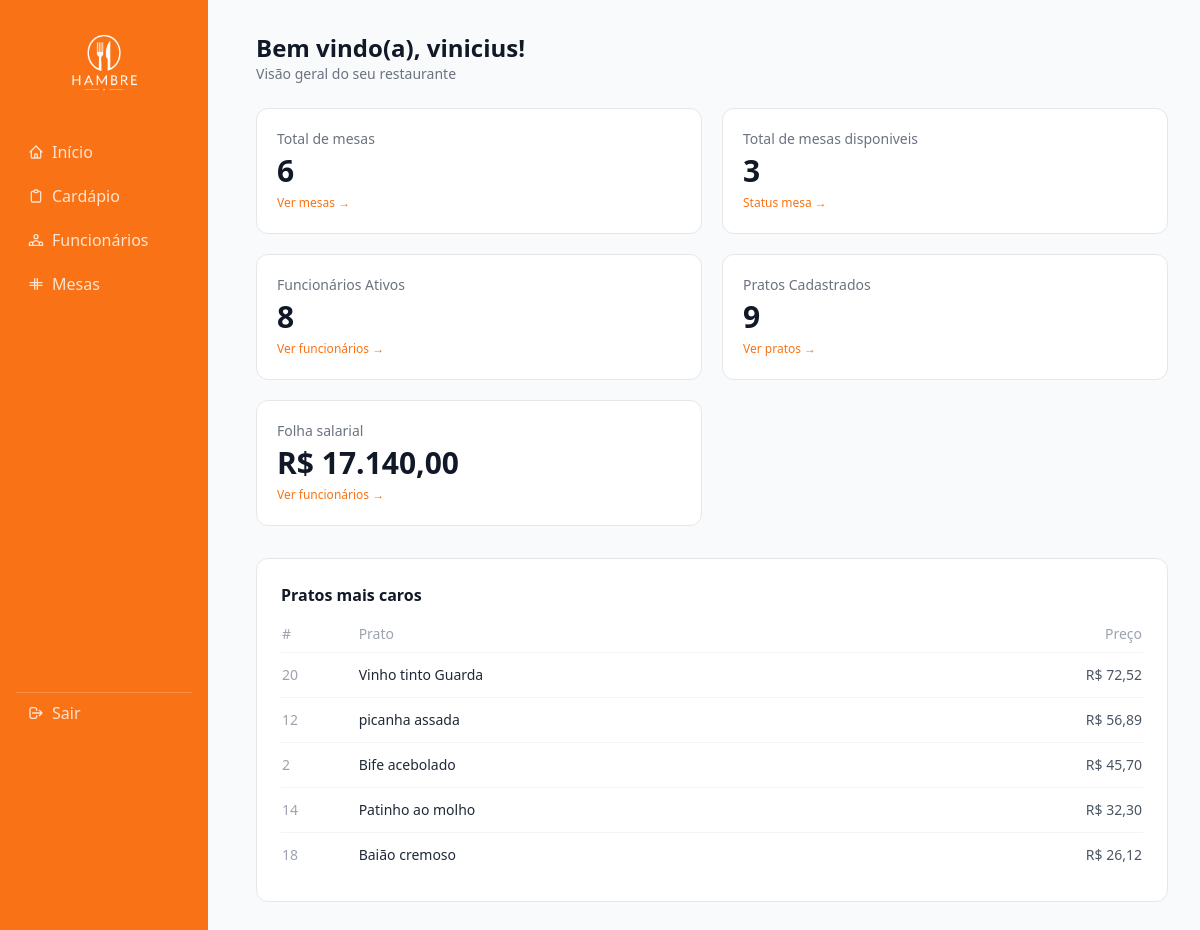
Screenshot of /index.php (signed in) with the database file from the repository.
### tables this page shows
CREATE TABLE `cardapio` (
  `id` int NOT NULL,
  `nome` varchar(100) DEFAULT NULL,
  `descricao` text,
  `categoria` varchar(100) NOT NULL,
  `preco` decimal(10,2) DEFAULT NULL
);

### mesas/funcoes.php (called while the page is built, shortened)
<?php
function listarMesas($con) {
    $stmt = $con->prepare("SELECT * FROM mesas");
    $stmt->execute();
    return $stmt->fetchAll(PDO::FETCH_OBJ);
}
?>

### funcionarios/funcoes.php (called while the page is built, shortened)
<?php
function listarFuncionarios($con) {
    $stmt = $con->prepare("SELECT * FROM funcionarios");
    $stmt->execute();
    return $stmt->fetchAll(PDO::FETCH_OBJ);
}
?>

### cardapio/funcoes.php (called while the page is built, shortened)
<?php
function listarPratos($con) {
    $stmt = $con->query("SELECT * FROM cardapio");
    return $stmt->fetchAll(PDO::FETCH_OBJ);
}
?>

### index.php (the view, shortened to what this page needs)
<?php
require_once "conexao.php";
require_once "cardapio/funcoes.php";
require_once "mesas/funcoes.php";
require_once "funcionarios/funcoes.php";
$totalPratos = count(listarPratos($con));
$totalFuncionarios = count(listarFuncionarios($con));
$totalMesas = count(listarMesas($con));
$mesasDisponiveis = 0;
foreach (listarMesas($con) as $mesa) {
    if ($mesa->status === "Disponível") {
        $mesasDisponiveis++;
    }
}
function pratosCaros($con){
    $stmt = $con->query("SELECT * FROM cardapio ORDER BY preco DESC LIMIT 5");
    $pratosCaros = $stmt->fetchAll(PDO::FETCH_OBJ);
    return $pratosCaros;
}
function calcularFolhaSalarial($con) {
    $stmt = $con->query("SELECT SUM(salario) FROM funcionarios");
    $total = $stmt->fetchColumn();
    return $total;
}
?>
<?php include 'sidebar.php'; ?>
<div class="mb-6">
    <h1 class="text-2xl font-bold text-gray-900">Bem vindo(a), <?= $_SESSION['usuario'] ?>!</h1>
    <p class="text-sm text-gray-500">Visão geral do seu restaurante</p>
</div>
<div class="grid grid-cols-1 sm:grid-cols-2 xl:grid-cols-3 gap-5 mb-8">
    <div class="bg-white rounded-xl border border-gray-200 p-5">
        <p class="text-sm text-gray-500">Total de mesas</p>
        <p class="text-3xl font-bold text-gray-900 mt-1"><?php echo $totalMesas; ?></p>
        <a href="/mesas/index.php" class="text-xs text-orange-500 hover:underline mt-1 inline-block">Ver mesas →</a>
    </div>
    <div class="bg-white rounded-xl border border-gray-200 p-5">
        <p class="text-sm text-gray-500">Total de mesas disponiveis</p>
        <p class="text-3xl font-bold text-gray-900 mt-1"><?php echo $mesasDisponiveis; ?></p>
        <a href="/mesas/index.php" class="text-xs text-orange-500 hover:underline mt-1 inline-block">Status mesa →</a>
    </div>
    <div class="bg-white rounded-xl border border-gray-200 p-5">
        <p class="text-sm text-gray-500">Funcionários Ativos</p>
        <p class="text-3xl font-bold text-gray-900 mt-1"><?php echo $totalFuncionarios; ?></p>
        <a href="/funcionarios/index.php" class="text-xs text-orange-500 hover:underline mt-1 inline-block">Ver funcionários →</a>
    </div>
    <div class="bg-white rounded-xl border border-gray-200 p-5">
        <p class="text-sm text-gray-500">Pratos Cadastrados</p>
        <p class="text-3xl font-bold text-gray-900 mt-1"><?php echo $totalPratos; ?></p>
        <a href="/cardapio/index.php" class="text-xs text-orange-500 hover:underline mt-1 inline-block">Ver pratos →</a>
    </div>
    <div class="bg-white rounded-xl border border-gray-200 p-5">
        <p class="text-sm text-gray-500">Folha salarial</p>
        <p class="text-3xl font-bold text-gray-900 mt-1">R$ <?php echo number_format(calcularFolhaSalarial($con), 2, ',', '.'); ?></p>
        <a href="/funcionarios/index.php" class="text-xs text-orange-500 hover:underline mt-1 inline-block">Ver funcionários →</a>
    </div>
</div>
<div class="bg-white rounded-xl border border-gray-200 p-6">
    <h2 class="text-base font-semibold text-gray-900 mb-4">Pratos mais caros</h2>
    <table class="w-full text-sm">
        <thead>
            <tr class="text-left text-gray-400 border-b border-gray-100">
                <th class="pb-2 font-medium">#</th>
                <th class="pb-2 font-medium">Prato</th>
                <th class="pb-2 font-medium text-right">Preço</th>
            </tr>
        </thead>
        <tbody class="divide-y divide-gray-100">
            <?php foreach(pratosCaros($con) as $i): ?>
                <tr>
                    <td class="py-3 text-gray-400 font-medium"> <?= $i->id ?> </td>
                    <td class="py-3 text-gray-800"> <?= $i->nome ?>  </td>
                    <td class="py-3 text-right text-gray-600"> R$ <?= number_format($i->preco, 2, ',', '.') ?>  </td>
                </tr>
            <?php endforeach ?>
        </tbody>
    </table>
</div>
</main>
</body>
</html>

### rows the page displays
cardapio: id "20", nome "Vinho tinto Guarda", preco "72,52"
cardapio: id "12", nome "picanha assada", preco "56,89"
cardapio: id "2", nome "Bife acebolado", preco "45,70"
cardapio: id "14", nome "Patinho ao molho", preco "32,30"
cardapio: id "18", nome "Baião cremoso", preco "26,12"

### other values shown
$_SESSION['usuario'] "vinicius"
$totalMesas "6"
$mesasDisponiveis "3"
$totalFuncionarios "8"
$totalPratos "9"
calcularFolhaSalarial($con) "17.140,00"
